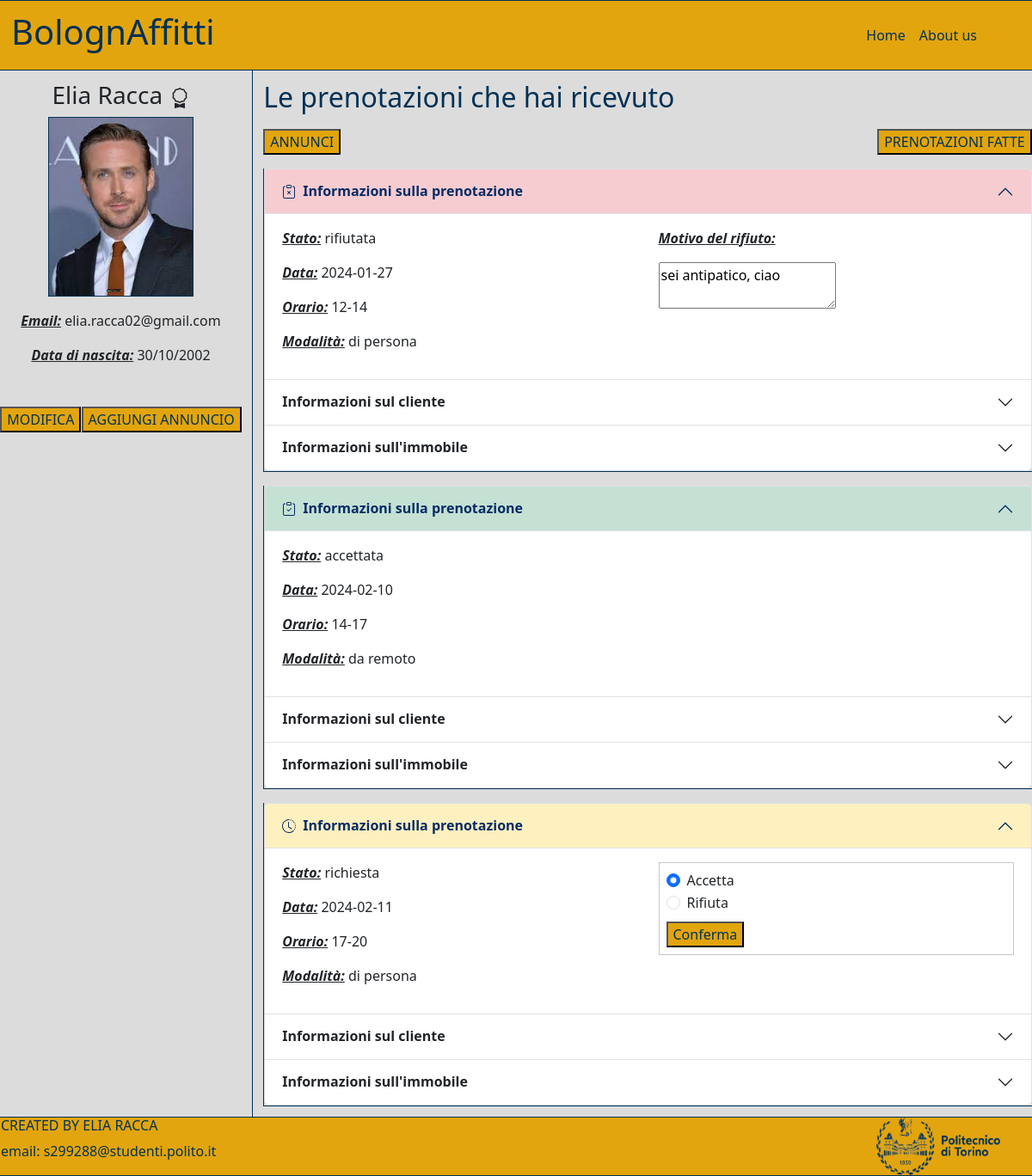
The app's page /myProfile/1/10 (signed in) with its own data.
### tables this page shows
CREATE TABLE "UTENTI" (
	"id_utente"	INTEGER NOT NULL UNIQUE,
	"email"	TEXT NOT NULL UNIQUE,
	"password"	TEXT NOT NULL,
	"nome"	TEXT NOT NULL,
	"cognome"	TEXT NOT NULL,
	"isLocatore"	INTEGER NOT NULL,
	"isProfessionista"	INTEGER NOT NULL,
	"dataNascita"	TEXT,
	"imgProfilo"	TEXT,
	PRIMARY KEY("id_utente" AUTOINCREMENT)
);

CREATE TABLE "PRENOTAZIONI" (
	"id_prenotazione"	INTEGER NOT NULL UNIQUE,
	"id_annuncio"	INTEGER NOT NULL,
	"id_cliente"	INTEGER NOT NULL,
	"modalita"	INTEGER NOT NULL,
	"data"	TEXT NOT NULL,
	"orario"	INTEGER NOT NULL,
	"stato"	TEXT NOT NULL,
	"motivoRifiuto"	TEXT,
	PRIMARY KEY("id_prenotazione" AUTOINCREMENT),
	FOREIGN KEY("id_cliente") REFERENCES "UTENTI"("id_utente"),
	FOREIGN KEY("id_annuncio") REFERENCES "ANNUNCI"("id_annuncio")
);

### app.py (the view)
@app.route('/myProfile/<int:id>/<int:filtro>')      #filtro=0annuncio/1prenotazioni-0disponibili/1nondispo/0ricevute/1fatte
@login_required
def profiloLocatore(id, filtro):
    utente_db = dao.get_user_by_id(id)
    annunci_db = dao.get_annunci_locatore(id)
    if filtro == 00:
        return render_template('profiloLocatore.html', locatore = utente_db, annunci = annunci_db, filtro = filtro)
    if filtro == 1:
        return render_template('profiloLocatore.html', locatore = utente_db, annunci = annunci_db, filtro = filtro)
    if filtro == 10:
        prenotazioni_db = dao.get_prenotazioni_locatore(id)
        return render_template('profiloLocatore.html', locatore = utente_db, prenotazioni = prenotazioni_db, filtro = filtro)
    if filtro == 11:
        prenotazioni_db = dao.get_prenotazioni_cliente(id)
        return render_template('profiloLocatore.html', locatore = utente_db, prenotazioni = prenotazioni_db, filtro = filtro)

### app.py (called while the page is built)
@login_manager.user_loader
def load_user(user_id):
    db_user = dao.get_user_by_id(user_id)
    if db_user is not None:
        user = User(id=db_user['id_utente'], email=db_user['email'], nome=db_user['nome'], cognome=db_user['cognome'], password=db_user['password'], isLocatore=db_user['isLocatore'], isProfessionista=db_user['isProfessionista'], dataNascita=db_user['dataNascita'], imgProfilo=db_user['imgProfilo'])
        return user
    else:
        return None

### dao.py (called while the page is built)
def get_user_by_id(user_id):
    conn = sqlite3.connect('db/dbAffitti.db')
    conn.row_factory = sqlite3.Row
    cursor = conn.cursor()
    sql = 'SELECT * FROM UTENTI WHERE id_utente=?'
    cursor.execute(sql, (user_id, ))
    result = cursor.fetchone()
    cursor.close()
    conn.close()
    return result

def get_annunci_locatore(id_locatore):
    conn = sqlite3.connect('db/dbAffitti.db')
    conn.row_factory = sqlite3.Row
    cursor = conn.cursor()
    sql = 'SELECT * FROM ANNUNCI WHERE id_locatore=?'
    cursor.execute(sql, (id_locatore, ))
    result = cursor.fetchall()
    cursor.close()
    conn.close()
    return result

def get_prenotazioni_locatore(id_locatore):
    conn = sqlite3.connect('db/dbAffitti.db')
    conn.row_factory = sqlite3.Row
    cursor = conn.cursor()
    sql = 'SELECT * FROM PRENOTAZIONI, ANNUNCI, UTENTI WHERE PRENOTAZIONI.id_annuncio=ANNUNCI.id_annuncio AND PRENOTAZIONI.id_cliente=UTENTI.id_utente AND id_locatore=?'
    cursor.execute(sql, (id_locatore, ))
    result = cursor.fetchall()
    cursor.close()
    conn.close()
    return result

### templates/profiloLocatore.html (shortened to what this page needs)
{% extends "base.html" %}
{%block aside%}
<h3 class="text-center">{{locatore.nome}} {{locatore.cognome}} </h3>
{%if locatore.imgProfilo == ''%}
<img class="fotoUtente" src="{{url_for('static', filename = 'user.jpg')}}">
{%else%}
<img class="fotoUtente" src="{{url_for('static', filename = locatore.imgProfilo)}}">
{%endif%}
<div class="text-center mt-3">
    <p><em class="fw-semibold text-decoration-underline">Email:</em> {{locatore.email}}</p>
    {%if locatore.dataNascita != ''%}
    <p><em class="fw-semibold text-decoration-underline">Data di nascita:</em> {{locatore.dataNascita[8:10]}}/{{locatore.dataNascita[5:7]}}/{{locatore.dataNascita[0:4]}}</p>
    {%else%}
    <p><em class="fw-semibold text-decoration-underline">Data di nascita:</em> gg/mm/aaaa</p>
    {%endif%}
</div>
<div class="d-flex mt-5">
    <button class="bottoneModifica me-auto"><a class="text-decoration-none text-reset" href="{{url_for('modifica_profilo', id = locatore.id_utente )}}">MODIFICA</a></button>
    <button class="bottoneModifica" type="button" data-bs-toggle="modal" data-bs-target="#modalAnnuncio">AGGIUNGI ANNUNCIO</button>
</div>
{%endblock%}
{%block corpo%}
{%if filtro == 10 %}
<h2 class="titolo">Le prenotazioni che hai ricevuto</h2>
<div class="d-flex">
    <button class="bottoneModifica me-auto"><a class="text-decoration-none text-reset" href="{{url_for('profiloLocatore', id = locatore.id_utente, filtro = 00 )}}">ANNUNCI</a></button>
    <button class="bottoneModifica"><a class="text-decoration-none text-reset" href="{{url_for('profiloLocatore', id = locatore.id_utente, filtro = 11 )}}">PRENOTAZIONI FATTE</a></button>
</div>
    {%for prenotazione in prenotazioni%}
<article class="prenotazione mt-3">
    <div class="accordion" id="accordionExample">
        <div class="accordion-item">
            {%if prenotazione.stato == 'accettata' %}
            <h2 class="accordion-header">
                <button class="accordion-button bg-success bg-opacity-25" type="button" data-bs-toggle="collapse" data-bs-target="#collapse{{prenotazione.id_prenotazione}}" aria-expanded="true" aria-controls="collapse{{prenotazione.id_prenotazione}}">
                       <strong>Informazioni sulla prenotazione</strong></button>
            </h2>
            {%endif%}
            {%if prenotazione.stato == 'richiesta' %}
            <h2 class="accordion-header">
                <button class="accordion-button bg-warning bg-opacity-25" type="button" data-bs-toggle="collapse" data-bs-target="#collapse{{prenotazione.id_prenotazione}}" aria-expanded="true" aria-controls="collapse{{prenotazione.id_prenotazione}}">
                       <strong>Informazioni sulla prenotazione</strong></button>
            </h2>
            {%endif%}
            {%if prenotazione.stato == 'rifiutata' %}
            <h2 class="accordion-header">
                <button class="accordion-button bg-danger bg-opacity-25" type="button" data-bs-toggle="collapse" data-bs-target="#collapse{{prenotazione.id_prenotazione}}" aria-expanded="true" aria-controls="collapse{{prenotazione.id_prenotazione}}">
                       <strong>Informazioni sulla prenotazione</strong></button>
            </h2>
            {%endif%}
            <div id="collapse{{prenotazione.id_prenotazione}}" class="accordion-collapse collapse show">
                <div class="accordion-body row">
                    <section class="col-lg-6 col-sm-12">
                        <p><em class="fw-semibold text-decoration-underline">Stato:</em> {{prenotazione.stato}}</p>
                        <p><em class="fw-semibold text-decoration-underline">Data:</em> {{prenotazione.data}}</p>
                        {%if prenotazione.orario == 2%}
                        <p><em class="fw-semibold text-decoration-underline">Orario:</em> 12-14</p>
                        {%endif%}
                        {%if prenotazione.orario == 3%}
                        <p><em class="fw-semibold text-decoration-underline">Orario:</em> 14-17</p>
                        {%endif%}
                        {%if prenotazione.orario == 4%}
                        <p><em class="fw-semibold text-decoration-underline">Orario:</em> 17-20</p>
                        {%endif%}
                        {%if prenotazione.modalita == 0%}
                        <p><em class="fw-semibold text-decoration-underline">Modalità:</em> di persona</p>
                        {%endif%}
                        {%if prenotazione.modalita == 1%}
                        <p><em class="fw-semibold text-decoration-underline">Modalità:</em> da remoto</p>
                        {%endif%}
                    </section>
                    <section class="col">
                        {%if prenotazione.stato == 'richiesta'%}
                        <form action="{{url_for('accettazioneVisita', id_visita = prenotazione.id_prenotazione)}}" method="POST" id="accettazioneForm" class=" border border-secondary-subtle p-2">
                            <div class="form-check">
                                <input class="form-check-input" type="radio" name="stato" id="statoRadio1" value="0" data-bs-toggle="collapse" href="#collapseRifiuto" aria-expanded="false" aria-controls="collapseRifiuto" checked>
                                <label class="form-check-label" for="statoRadio1">Accetta</label>
                            </div>
                            <div class="form-check">
                                <input class="form-check-input" type="radio" name="stato" id="statoRadio2" value="1" data-bs-toggle="collapse" href="#collapseRifiuto" aria-expanded="false" aria-controls="collapseRifiuto">
                                <label class="form-check-label" for="statoRadio2">Rifiuta</label>
                            </div>
                            <button type="submit" class="bottoneLogin mt-2">Conferma</button>
                        </form>
                        {%endif%}
                        {%if prenotazione.stato == 'rifiutata' %}
                        <p><em class="fw-semibold text-decoration-underline">Motivo del rifiuto:</em></p>
                        <textarea readonly>{{prenotazione.motivoRifiuto}}</textarea>
                        {%endif%}
                    </section>
                </div>
            </div>
        </div>
        <div class="accordion-item">
            <h2 class="accordion-header">
                <button class="accordion-button collapsed" type="button" data-bs-toggle="collapse" data-bs-target="#collapseThree{{prenotazione.id_prenotazione}}" aria-expanded="false" aria-controls="collapseThree{{prenotazione.id_prenotazione}}">
                <strong>Informazioni sul cliente</strong></button>
            </h2>
        </div>
        <div class="accordion-item">
            <h2 class="accordion-header">
                <button class="accordion-button collapsed" type="button" data-bs-toggle="collapse" data-bs-target="#collapseTwo{{prenotazione.id_prenotazione}}" aria-expanded="false" aria-controls="collapseTwo{{prenotazione.id_prenotazione}}">
                <strong>Informazioni sull'immobile</strong></button>
            </h2>
        </div>
    </div>
</article>
    {%endfor%}
{%endif%}
{%endblock%}

### static/style.css (style rules this page uses)
.bottoneLogin { color: #033155; background-color: #e2a50e; }
.fotoUtente { width: 60%; margin-left: 20%; height: auto; border-style: solid; border-color: #033155; border-width: 0.5px; }
.bottoneModifica { color: #033155; background-color: #e2a50e; position: sticky; }
.titolo { color: #033155; padding-bottom: 1%; }
.prenotazione { background-color: transparent; border-bottom-color: #033155; border-left-color: #033155; border-top-width: 0px; border-right-width: 0px; border-bottom-width: 0.5px; border-left-width: 0.5px; border-bottom-style: solid; border-left-style: solid; }

### records on screen
UTENTI: nome "Elia", cognome "Racca", imgProfilo (picture), email "elia.racca02@gmail.com", dataNascita "30", dataNascita "10", dataNascita "2002"
PRENOTAZIONI: stato "rifiutata", data "2024-01-27", shows "Orario:", orario "12-14", shows "Modalità:", modalita "di persona", motivoRifiuto "sei antipatico, ciao"
PRENOTAZIONI: stato "accettata", data "2024-02-10", shows "Orario:", orario "14-17", shows "Modalità:", modalita "da remoto"
PRENOTAZIONI: stato "richiesta", data "2024-02-11", shows "Orario:", orario "17-20", shows "Modalità:", modalita "di persona"
